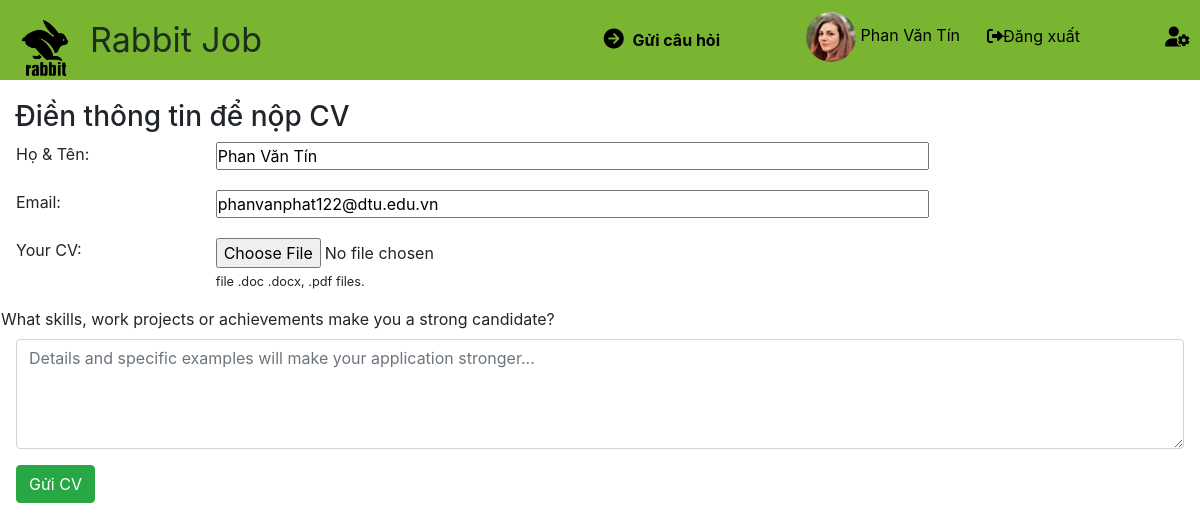
/submit_cv.php (signed in), run on the app's committed database.
### tables this page shows
CREATE TABLE `account` (
  `account_id` int(11) NOT NULL,
  `unique_id` text NOT NULL,
  `name` varchar(50) DEFAULT NULL,
  `email` varchar(50) DEFAULT NULL,
  `phone` int(13) DEFAULT NULL,
  `address` varchar(250) DEFAULT NULL,
  `username` varchar(30) DEFAULT NULL,
  `password` varchar(50) DEFAULT NULL,
  `img` varchar(100) NOT NULL,
  `link` varchar(100) NOT NULL,
  `role` int(11) DEFAULT NULL
);

### submit_cv.php (the view, shortened to what this page needs)
<?php
require('./include/connection.php');
?>
<!DOCTYPE html>
<html lang="en">
<head>
    <link rel="stylesheet" href="https://cdn.jsdelivr.net/npm/bootstrap@4.0.0/dist/css/bootstrap.min.css">
    <link rel="stylesheet" href="https://cdnjs.cloudflare.com/ajax/libs/font-awesome/6.1.1/css/all.min.css" />
    <link rel="stylesheet" href="./stylemain.css">
</head>
<body>
<div class="header-login" id="fixed-top-menu" style="box-shadow:none !important; height:80px !important; ">
    <div class="logo-header1">
                <a href="homepage.php"><img src="./assets/images/rabbit/logo-cap2.png" class="logo-cap2" alt="" ><span style="line-height: 80px;
    font-size: 34px;
    color: rgb(27, 46, 32);">Rabbit Job</span></a>
            </div>
        <span><a href="chat_page.php" class="chat_sp"><i style="font-size: 20px; color: black; margin-right: 5px;" class="fa-solid fa-circle-arrow-right"></i> Gửi câu hỏi</a></span>
        <span class="guess_name"><img class="avata_img" src="./images/avata/<?php
$stmt = $conn->prepare("select * from account where account_id = ?");
$stmt->bind_param("s", $_SESSION["id_user"]);
$stmt->execute();
$data = $stmt->get_result()->fetch_assoc();
$id_account = $data ? $data['account_id'] : null;
$stmt = $conn->prepare("select * from account where account_id = ?");
$stmt->bind_param("s", $id_account);
$stmt->execute();
$data = $stmt->get_result()->fetch_assoc();
$value = $data ? $data['img'] : null;
echo  $value;
?>" alt=""> <?php if(isset($_SESSION['name'])){ echo $_SESSION['name'];}?> </span>
            <a href="logout.php" id="logoutss"><i class="fa-solid fa-right-from-bracket"></i>Đăng xuất</a>
            <span class="profile_icon" style=""><a class="hover-icon" href="profile.php?"><i style="font-size: 20px; color: black;" class="fa-solid fa-user-gear"></i></a></span>
    </div>
    <div class='job_application main-content' style="margin-top: 100px;">
        <div class='content clearfix'>
            <div class='header col-12'>
                <h3>Điền thông tin để nộp CV</h3>
            </div>
            <div class='apply-form'>
                <div class='form-content'>
                    <form class="info col-md-12 px-3" id="apply_form" data-controller="job-applications--new bootstrap-validation" enctype="multipart/form-data" action="" accept-charset="UTF-8" method="post">
                        <div class='row mb-3'>
                            <label class="col-sm-2" for="job_application_fullname">Họ & Tên:</label>
                            <div class='col-sm-10'>
                                <input required type="text" name="name_user" id="name_user" value="<?php $stmt5 = $conn->prepare("select * from account where account_id = ?");
$stmt5->bind_param("s", $id_account);
$stmt5->execute();
$data5 = $stmt5->get_result()->fetch_assoc();
$value5 = $data5 ? $data5['name'] : null;
echo  $value5;?>" required="required" size="65">
                            </div>
                        </div>
                        <div class='row mb-3'>
                            <label class="col-sm-2" for="job_application_email">Email:</label>
                            <div class='col-sm-10'>
                            <input required type="text" name="email_user" id="email_user" value="<?php $stmt6 = $conn->prepare("select * from account where account_id = ?");
$stmt6->bind_param("s", $id_account);
$stmt6->execute();
$data6 = $stmt6->get_result()->fetch_assoc();
$value6 = $data6 ? $data6['email'] : null;
echo  $value6;?>" required="required" size="65">
                            </div>
                        </div>
                        <div class='row mb-3'>
                            <label class="col-sm-2" for="job_application_cv_local">Your CV:</label>
                            <div class='col-sm-10'>
                                <input required type="file" name="file">
                                <div class='small form-text'>file .doc .docx, .pdf files.</div>
                            </div>
                        </div>
                        <div class='row mb-3 job_application_advantages' data-char-counter-max-length-value='500' data-controller='char-counter'>
                            <label class="text" for="job_application_advantages">What skills, work projects or achievements make you a strong candidate?</label>
                            <div class='col-sm-12'>
                                <textarea required placeholder="Details and specific examples will make your application stronger..." data-rule-maxlength="500" data-msg-maxlength="" data-char-counter-target="input" class="form-control" rows="4" name="your_skill" id="your_skill"></textarea>
                            </div>
                        </div>
                        <div class='actions d-grid mb-4'>
                            <button class='btn btn-success' name="upload_cv" type='submit' data-toggle="modal" data-target="#xampleModal7">Gửi CV</button>
                        </div>
                    </form>
                </div>
            </div>
        </div>
        </div>
</body>
</html>

### stylemain.css (style rules this page uses)
* { margin: 0; padding: 0; text-decoration: none; list-style-type: none; }
.header-login { background-color: #79b530; height: 80px; }
.logo-header1>a { text-decoration: none; }
.logo-cap2 { width: 90px !important; vertical-align: none !important; }
.logo-header1 { display: flex; }
#fixed-top-menu { z-index: 9999 !important; position: fixed !important; top: 0; left: 0; right: 0; }
#logoutss { position: absolute !important; top: 30% !important; right: 10% !important; }
.guess_name { position: absolute !important; top: 12px !important; right: 20% !important; color: black; }
.avata_img { border-radius:50%; -moz-border-radius:50%; -webkit-border-radius:50%; }

### submit_cv.php (style rules this page uses)
#logoutss { color: black; }
.profile_icon { position: absolute !important; top: 33% !important; right: 10px !important; color: black; }
.chat_sp { position: absolute !important; top: 28px !important; right: 40% !important; color: black; font-weight: bold; }
.avata_img { max-width: 50px; }

### data on the page
account: img (picture), name_user "Phan Văn Tín", email_user "phanvanphat122@dtu.edu.vn"

### other printed values
$_SESSION['name'] "Phan Văn Tín"
